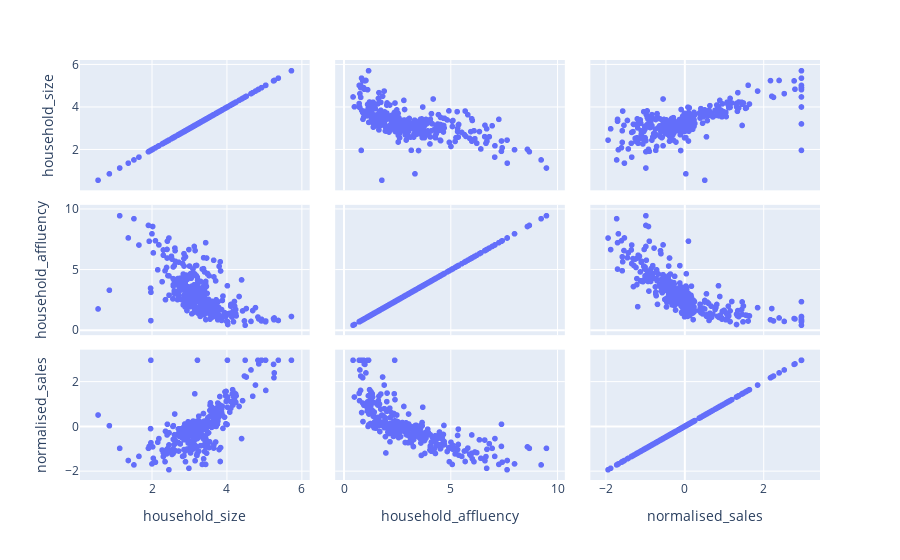

The cell this chart's notebook holds for it:
### Markdown cell above
The distribution is a little skewed to the right and bimodal with peaks either side of break even.
Range is about -1.9 to 3.0, no obvious outliers

### Code cell
fig = px.scatter_matrix(df_num, dimensions=['household_size', 'household_affluency', 'normalised_sales'])
fig.show()

### Figure 1 — Plotly figure (JSON) as saved in the notebook; plotly's stock layout.template omitted (floating-point values rounded to 4 significant figures; data arrays with more than 128 entries replaced by an {"elided": "..."} marker saying what was removed)
{"data": [{"dimensions": [{"axis": {"matches": true}, "label": "household_size", "values": {"elided": "320 float values"}}, {"axis": {"matches": true}, "label": "household_affluency", "values": {"elided": "320 float values"}}, {"axis": {"matches": true}, "label": "normalised_sales", "values": {"elided": "320 float values"}}], "hovertemplate": "%{xaxis.title.text}=%{x}<br>%{yaxis.title.text}=%{y}<extra></extra>", "legendgroup": "", "marker": {"color": "#636efa", "symbol": "circle"}, "name": "", "showlegend": false, "type": "splom"}], "layout": {"dragmode": "select", "legend": {"tracegroupgap": 0}, "margin": {"t": 60}}}
